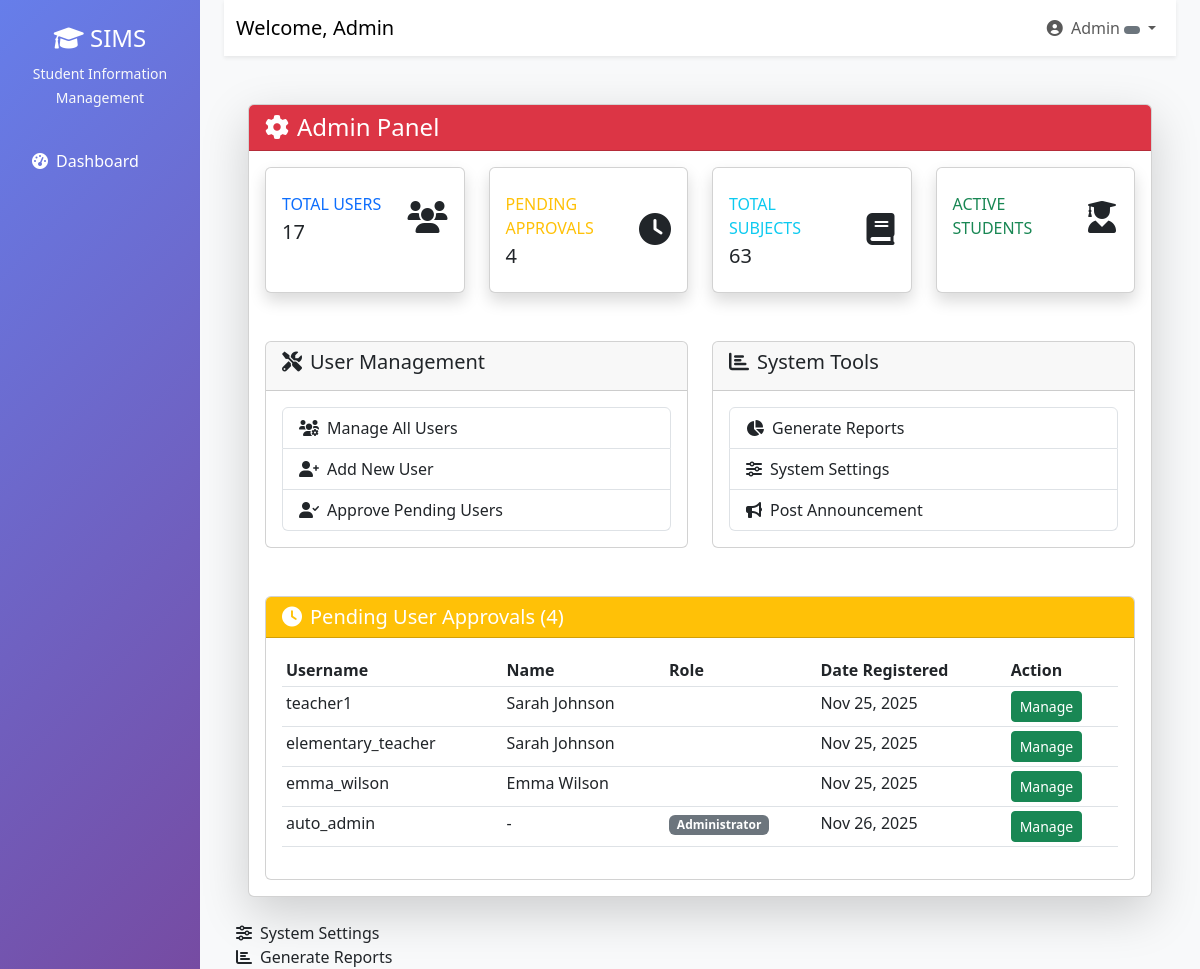
The page /admin-panel/ (signed in) on the database its author committed.
### users/models.py (models this page shows, shortened)
class User(AbstractUser):
    ROLE_CHOICES = (
        ('admin', 'Administrator'),
        ('teacher', 'Teacher'),
        ('student', 'Student'),
        ('registrar', 'Registrar'),
        ('finance', 'Finance Officer'),
        ('parent', 'Parent'),
    )
    role = models.CharField(max_length=20, choices=ROLE_CHOICES)
    phone = models.CharField(max_length=15, blank=True)
    address = models.TextField(blank=True)
    date_of_birth = models.DateField(null=True, blank=True)
    profile_picture = models.ImageField(upload_to='profiles/', null=True, blank=True)
    is_approved = models.BooleanField(default=False)
    created_at = models.DateTimeField(auto_now_add=True)

### users/admin_views.py (the view)
# urls.py: path('admin-panel/', admin_views.admin_panel, name='admin_panel'),
@login_required
def admin_panel(request):
    if not request.user.is_superuser and getattr(request.user, 'role', None) != 'admin':
        messages.error(request, "You don't have permission to access this page.")
        return redirect('dashboard')
    try:
        total_subjects = Subject.objects.filter(is_active=True).count()
    except Exception:
        total_subjects = 0  # Default value if subjects table doesn't exist
    stats = {
        'total_users': User.objects.count(),
        'pending_approvals': User.objects.filter(is_approved=False).count(),
        'total_subjects': total_subjects,
        'recent_registrations': User.objects.order_by('-date_joined')[:5],
    }
    context = {
        'stats': stats,
        'pending_users': User.objects.filter(is_approved=False),
        'notifications': Notification.objects.filter(user=request.user).order_by('-created_at')[:10],
    }
    return render(request, 'admin/admin_panel.html', context)

### templates/admin/admin_panel.html (shortened to what this page needs)
{% extends 'base.html' %}
{% load static %}
{% block content %}
<div class="container-fluid py-4">
    <div class="row">
        <div class="col-12">
            <div class="card shadow-lg">
                <div class="card-header bg-danger text-white">
                    <h4 class="card-title mb-0">
                        <i class="fas fa-cog me-2"></i>Admin Panel
                    </h4>
                </div>
                <div class="card-body">
                    <div class="row mb-4">
                        <div class="col-xl-3 col-md-6 mb-4">
                            <div class="card border-left-primary shadow h-100 py-2">
                                <div class="card-body">
                                    <div class="row no-gutters align-items-center">
                                        <div class="col mr-2">
                                            <div class="text-xs font-weight-bold text-primary text-uppercase mb-1">Total Users</div>
                                            <div class="h5 mb-0 font-weight-bold text-gray-800">{{ stats.total_users }}</div>
                                        </div>
                                        <div class="col-auto">
                                            <i class="fas fa-users fa-2x text-gray-300"></i>
                                        </div>
                                    </div>
                                </div>
                            </div>
                        </div>
                        <div class="col-xl-3 col-md-6 mb-4">
                            <div class="card border-left-warning shadow h-100 py-2">
                                <div class="card-body">
                                    <div class="row no-gutters align-items-center">
                                        <div class="col mr-2">
                                            <div class="text-xs font-weight-bold text-warning text-uppercase mb-1">Pending Approvals</div>
                                            <div class="h5 mb-0 font-weight-bold text-gray-800">{{ stats.pending_approvals }}</div>
                                        </div>
                                        <div class="col-auto">
                                            <i class="fas fa-clock fa-2x text-gray-300"></i>
                                        </div>
                                    </div>
                                </div>
                            </div>
                        </div>
                        <div class="col-xl-3 col-md-6 mb-4">
                            <div class="card border-left-info shadow h-100 py-2">
                                <div class="card-body">
                                    <div class="row no-gutters align-items-center">
                                        <div class="col mr-2">
                                            <div class="text-xs font-weight-bold text-info text-uppercase mb-1">Total Subjects</div>
                                            <div class="h5 mb-0 font-weight-bold text-gray-800">{{ stats.total_subjects }}</div>
                                        </div>
                                        <div class="col-auto">
                                            <i class="fas fa-book fa-2x text-gray-300"></i>
                                        </div>
                                    </div>
                                </div>
                            </div>
                        </div>
                        <div class="col-xl-3 col-md-6 mb-4">
                            <div class="card border-left-success shadow h-100 py-2">
                                <div class="card-body">
                                    <div class="row no-gutters align-items-center">
                                        <div class="col mr-2">
                                            <div class="text-xs font-weight-bold text-success text-uppercase mb-1">Active Students</div>
                                        </div>
                                        <div class="col-auto">
                                            <i class="fas fa-user-graduate fa-2x text-gray-300"></i>
                                        </div>
                                    </div>
                                </div>
                            </div>
                        </div>
                    </div>
                    <div class="row">
                        <div class="col-lg-6">
                            <div class="card mb-4">
                                <div class="card-header">
                                    <h5 class="card-title"><i class="fas fa-tools me-2"></i>User Management</h5>
                                </div>
                                <div class="card-body">
                                    <div class="list-group">
                                        <a href="{% url 'manage_users' %}" class="list-group-item list-group-item-action">
                                            <i class="fas fa-users-cog me-2"></i>Manage All Users
                                        </a>
                                        <a href="{% url 'add_user' %}" class="list-group-item list-group-item-action">
                                            <i class="fas fa-user-plus me-2"></i>Add New User
                                        </a>
                                        <a href="#" class="list-group-item list-group-item-action">
                                            <i class="fas fa-user-check me-2"></i>Approve Pending Users
                                        </a>
                                    </div>
                                </div>
                            </div>
                        </div>
                        <div class="col-lg-6">
                            <div class="card mb-4">
                                <div class="card-header">
                                    <h5 class="card-title"><i class="fas fa-chart-bar me-2"></i>System Tools</h5>
                                </div>
                                <div class="card-body">
                                    <div class="list-group">
                                        <a href="{% url 'generate_reports' %}" class="list-group-item list-group-item-action">
                                            <i class="fas fa-chart-pie me-2"></i>Generate Reports
                                        </a>
                                        <a href="{% url 'system_settings' %}" class="list-group-item list-group-item-action">
                                            <i class="fas fa-sliders-h me-2"></i>System Settings
                                        </a>
                                        <a href="{% url 'post_announcement' %}" class="list-group-item list-group-item-action">
                                            <i class="fas fa-bullhorn me-2"></i>Post Announcement
                                        </a>
                                    </div>
                                </div>
                            </div>
                        </div>
                    </div>
                    {% if pending_users %}
                    <div class="card mt-4">
                        <div class="card-header bg-warning text-white">
                            <h5 class="card-title mb-0">
                                <i class="fas fa-clock me-2"></i>Pending User Approvals ({{ pending_users.count }})
                            </h5>
                        </div>
                        <div class="card-body">
                            <div class="table-responsive">
                                <table class="table table-sm">
                                    <thead>
                                        <tr>
                                            <th>Username</th>
                                            <th>Name</th>
                                            <th>Role</th>
                                            <th>Date Registered</th>
                                            <th>Action</th>
                                        </tr>
                                    </thead>
                                    <tbody>
                                        {% for user in pending_users %}
                                        <tr>
                                            <td>{{ user.username }}</td>
                                            <td>{{ user.get_full_name|default:"-" }}</td>
                                            <td>
                                                <span class="badge bg-secondary">{{ user.get_role_display }}</span>
                                            </td>
                                            <td>{{ user.date_joined|date:"M d, Y" }}</td>
                                            <td>
                                                <a href="{% url 'manage_users' %}" class="btn btn-sm btn-success">Manage</a>
                                            </td>
                                        </tr>
                                        {% endfor %}
                                    </tbody>
                                </table>
                            </div>
                        </div>
                    </div>
                    {% endif %}
                </div>
            </div>
        </div>
    </div>
</div>
<a href="{% url 'system_settings' %}" class="list-group-item list-group-item-action">
    <i class="fas fa-sliders-h me-2"></i>System Settings
</a>
<a href="{% url 'generate_reports' %}" class="list-group-item list-group-item-action">
    <i class="fas fa-chart-bar me-2"></i>Generate Reports
</a>
{% endblock %}

### templates/base.html (shortened to what this page needs)
<!DOCTYPE html>
<html lang="en">
  <head>
    <link
      href="https://cdn.jsdelivr.net/npm/bootstrap@5.3.0/dist/css/bootstrap.min.css"
      rel="stylesheet"
    />
    <link
      href="https://cdnjs.cloudflare.com/ajax/libs/font-awesome/6.0.0/css/all.min.css"
      rel="stylesheet"
    />
  </head>
  <body>
    {% if user.is_authenticated %}
    <div class="container-fluid">
      <div class="row">
        <nav class="col-md-3 col-lg-2 d-md-block sidebar">
          <div class="position-sticky pt-4">
            <div class="text-center mb-4">
              <h4 class="text-white">
                <i class="fas fa-graduation-cap"></i> SIMS
              </h4>
              <small class="text-light">Student Information Management</small>
            </div>
            <ul class="nav flex-column">
              <li class="nav-item">
                <a
                  class="nav-link {% if request.resolver_match.url_name == 'dashboard' %}active{% endif %}"
                  href="{% url 'dashboard' %}"
                >
                  <i class="fas fa-tachometer-alt me-2"></i>Dashboard
                </a>
              </li>
            </ul>
          </div>
        </nav>
        <main class="col-md-9 ms-sm-auto col-lg-10 px-md-4 main-content">
          <nav
            class="navbar navbar-expand-lg navbar-light bg-white shadow-sm mb-4"
          >
            <div class="container-fluid">
              <span class="navbar-brand"
                >Welcome, {{ user.get_full_name|default:user.username }}</span
              >
              <div class="navbar-nav ms-auto">
                <div class="nav-item dropdown">
                  <a
                    class="nav-link dropdown-toggle"
                    href="#"
                    id="navbarDropdown"
                    role="button"
                    data-bs-toggle="dropdown"
                  >
                    <i class="fas fa-user-circle me-1"></i> {{ user.username }}
                    <span
                      class="badge bg-{% if user.role == 'admin' %}danger{% elif user.role == 'teacher' %}info{% elif user.role == 'student' %}success{% elif user.role == 'parent' %}warning{% else %}secondary{% endif %}"
                    >
                    </span>
                  </a>
                </div>
              </div>
            </div>
          </nav>
          <div class="container-fluid">{% block content %}{% endblock %}</div>
        </main>
      </div>
    </div>
    {% else %} {% block auth_content %}{% endblock %} {% endif %}
  </body>
</html>

### templates/base.html (style rules this page uses)
.sidebar { min-height: 100vh; background: linear-gradient(135deg, #667eea 0%, #764ba2 100%); }
.sidebar .nav-link { color: #fff; padding: 12px 20px; margin: 4px 0; border-radius: 8px; transition: all 0.3s; }
.main-content { background-color: #f8f9fa; min-height: 100vh; }

### rows shown on the page
User: get_full_name "Admin", username "Admin"
User: username "teacher1", get_full_name "Sarah Johnson", date_joined "Nov 25, 2025"
User: username "elementary_teacher", get_full_name "Sarah Johnson", date_joined "Nov 25, 2025"
User: username "emma_wilson", get_full_name "Emma Wilson", date_joined "Nov 25, 2025"
User: username "auto_admin", get_full_name "-", role "Administrator", date_joined "Nov 26, 2025"

### other values the page prints
{{ stats.total_users }} "17"
{{ stats.pending_approvals }} "4"
{{ stats.total_subjects }} "63"
{{ pending_users.count }} "4"
